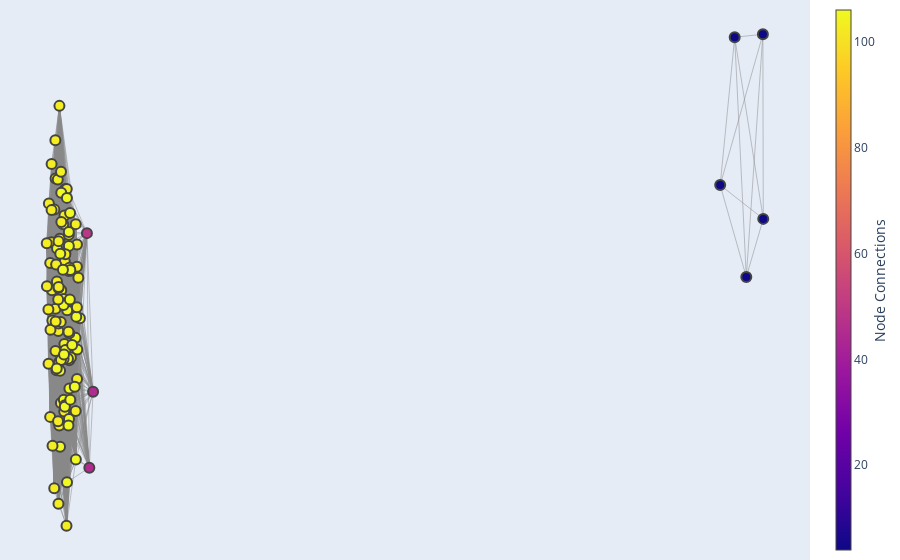

Write notebook code for a chart like this one.
### Code cell
import networkx as nx
import plotly.graph_objects as go

# Función para visualizar el grafo de manera interactiva usando Plotly
def plot_interactive_graph(G, pos):
    edge_x = []
    edge_y = []
    for edge in G.edges():
        x0, y0 = pos[edge[0]]
        x1, y1 = pos[edge[1]]
        edge_x.append(x0)
        edge_x.append(x1)
        edge_x.append(None)
        edge_y.append(y0)
        edge_y.append(y1)
        edge_y.append(None)

    edge_trace = go.Scatter(
        x=edge_x, y=edge_y,
        line=dict(width=0.5, color='#888'),
        hoverinfo='none',
        mode='lines')

    node_x = []
    node_y = []
    for node in G.nodes():
        x, y = pos[node]
        node_x.append(x)
        node_y.append(y)

    node_trace = go.Scatter(
        x=node_x, y=node_y,
        mode='markers',
        hoverinfo='text',
        marker=dict(
            showscale=True,
            size=10,
            colorbar=dict(
                thickness=15,
                title='Node Connections',
                xanchor='left',
                titleside='right'
            ),
            line_width=2))

    node_adjacencies = []
    node_text = []
    for node, adjacencies in enumerate(G.adjacency()):
        node_adjacencies.append(len(adjacencies[1]))
        node_text.append(f"# of connections: {len(adjacencies[1])}")

    node_trace.marker.color = node_adjacencies
    node_trace.text = node_text

    fig = go.Figure(data=[edge_trace, node_trace],
                    layout=go.Layout(
                        showlegend=False,
                        hovermode='closest',
                        margin=dict(b=0, l=0, r=0, t=0),
                        xaxis=dict(showgrid=False, zeroline=False, showticklabels=False),
                        yaxis=dict(showgrid=False, zeroline=False, showticklabels=False))
                    )
    return fig

# Generar posiciones de los nodos usando el layout de Fruchterman-Reingold (también conocido como "spring layout")
pos = nx.spring_layout(G, seed=42)
# Visualizar el grafo de manera interactiva
plot_interactive_graph(G, pos).show()

### Figure 1 — Plotly figure (JSON) as saved in the notebook; plotly's stock layout.template omitted (floating-point values rounded to 4 significant figures; data arrays with more than 128 entries replaced by an {"elided": "..."} marker saying what was removed)
{"data": [{"hoverinfo": "none", "line": {"color": "#888", "width": 0.5}, "mode": "lines", "type": "scatter", "x": {"elided": "16506 float values"}, "y": {"elided": "16506 float values"}}, {"hoverinfo": "text", "marker": {"color": [103, 106, 103, 103, 4, 103, 106, 106, 106, 103, 4, 106, 103, 103, 103, 103, 106, 103, 103, 103, 103, 104, 103, 4, 103, 106, 106, 4, 104, 103, 103, 103, 103, 103, 103, 45, 106, 103, 103, 104, 103, 106, 103, 103, 106, 106, 103, 106, 103, 103, 103, 103, 103, 103, 103, 103, 106, 103, 4, 103, 103, 106, 103, 106, 106, 103, 104, 106, 106, 106, 49, 103, 103, 106, 103, 106, 106, 103, 106, 103, 103, 106, 103, 106, 106, 106, 103, 103, 106, 103, 106, 106, 106, 103, 103, 106, 106, 106, 103, 106, 103, 45, 106, 106, 106, 103, 103, 106, 106, 103, 106, 106], "colorbar": {"thickness": 15, "title": {"side": "right", "text": "Node Connections"}, "xanchor": "left"}, "line": {"width": 2}, "showscale": true, "size": 10}, "mode": "markers", "text": ["# of connections: 103", "# of connections: 106", "# of connections: 103", "# of connections: 103", "# of connections: 4", "# of connections: 103", "# of connections: 106", "# of connections: 106", "# of connections: 106", "# of connections: 103", "# of connections: 4", "# of connections: 106", "# of connections: 103", "# of connections: 103", "# of connections: 103", "# of connections: 103", "# of connections: 106", "# of connections: 103", "# of connections: 103", "# of connections: 103", "# of connections: 103", "# of connections: 104", "# of connections: 103", "# of connections: 4", "# of connections: 103", "# of connections: 106", "# of connections: 106", "# of connections: 4", "# of connections: 104", "# of connections: 103", "# of connections: 103", "# of connections: 103", "# of connections: 103", "# of connections: 103", "# of connections: 103", "# of connections: 45", "# of connections: 106", "# of connections: 103", "# of connections: 103", "# of connections: 104", "# of connections: 103", "# of connections: 106", "# of connections: 103", "# of connections: 103", "# of connections: 106", "# of connections: 106", "# of connections: 103", "# of connections: 106", "# of connections: 103", "# of connections: 103", "# of connections: 103", "# of connections: 103", "# of connections: 103", "# of connections: 103", "# of connections: 103", "# of connections: 103", "# of connections: 106", "# of connections: 103", "# of connections: 4", "# of connections: 103", "# of connections: 103", "# of connections: 106", "# of connections: 103", "# of connections: 106", "# of connections: 106", "# of connections: 103", "# of connections: 104", "# of connections: 106", "# of connections: 106", "# of connections: 106", "# of connections: 49", "# of connections: 103", "# of connections: 103", "# of connections: 106", "# of connections: 103", "# of connections: 106", "# of connections: 106", "# of connections: 103", "# of connections: 106", "# of connections: 103", "# of connections: 103", "# of connections: 106", "# of connections: 103", "# of connections: 106", "# of connections: 106", "# of connections: 106", "# of connections: 103", "# of connections: 103", "# of connections: 106", "# of connections: 103", "# of connections: 106", "# of connections: 106", "# of connections: 106", "# of connections: 103", "# of connections: 103", "# of connections: 106", "# of connections: 106", "# of connections: 106", "# of connections: 103", "# of connections: 106", "# of connections: 103", "# of connections: 45", "# of connections: 106", "# of connections: 106", "# of connections: 106", "# of connections: 103", "# of connections: 103", "# of connections: 106", "# of connections: 106", "# of connections: 103", "# of connections: 106", "# of connections: 106"], "type": "scatter", "x": [-0.06383, -0.03385, -0.04403, -0.04934, 0.9994, -0.05233, -0.02536, -0.04042, -0.06263, -0.06779, 0.9747, -0.04616, -0.05809, -0.05204, -0.05958, -0.0579, -0.04326, -0.02378, -0.06582, -0.0578, -0.06378, -0.05451, -0.05373, 0.9356, -0.04984, -0.04544, -0.02146, 0.9573, -0.03798, -0.05324, -0.02591, -0.04337, -0.0445, -0.06851, -0.02582, -0.007324, -0.03794, -0.05649, -0.06304, -0.04459, -0.05144, -0.03739, -0.04106, -0.05696, -0.03493, -0.0268, -0.04483, -0.05108, -0.06537, -0.03758, -0.02593, -0.05002, -0.05791, -0.07098, -0.05347, -0.07073, -0.02797, -0.05222, 1, -0.05771, -0.02571, -0.05559, -0.05978, -0.03774, -0.05112, -0.06829, -0.04968, -0.03731, -0.03921, -0.04378, -0.01095, -0.04317, -0.05336, -0.05078, -0.04632, -0.04581, -0.04933, -0.06235, -0.03712, -0.02767, -0.04146, -0.02747, -0.05389, -0.04304, -0.03809, -0.02908, -0.0278, -0.06591, -0.03645, -0.06373, -0.03692, -0.03575, -0.04072, -0.04917, -0.03853, -0.03305, -0.04583, -0.03797, -0.0497, -0.04082, -0.05577, -0.001702, -0.04389, -0.05604, -0.03855, -0.05348, -0.05412, -0.0452, -0.03611, -0.05325, -0.04674, -0.03585], "y": [0.009052, 0.004953, 0.006263, 0.002105, 0.03932, -0.008332, -0.006534, -0.000825, -0.002313, 0.0147, 0.004013, 0.0008063, 0.02391, 0.0289, 0.01381, -0.0006034, 0.007471, 0.003917, 0.006065, 0.01834, 0.01374, 0.01819, -0.003837, 0.01738, -0.01431, -0.01384, -0.001999, 0.03888, 0.004903, -0.002744, 0.005501, 0.0168, 0.01296, -0.0007027, 0.008729, -0.02371, 0.008507, -0.009537, 0.002087, -0.005714, 0.009568, -0.008097, 0.01682, 0.005837, -0.007686, -0.001781, -0.01553, -0.009606, -0.003655, 0.0004878, -0.0003734, -0.002545, -0.006759, 0.00891, -0.02897, 0.002676, -0.004838, -0.0176, 0.01247, -0.002447, -0.01081, 0.008151, -0.02669, -0.01662, -0.02068, -0.00861, 0.01933, -0.004169, -0.007882, -0.01465, 0.01039, 0.007331, 0.009231, 0.0074, 0.0117, -5.365e-05, 0.01628, -0.02053, -0.01219, 0.0117, -0.03216, -0.02252, 0.0007436, -0.006606, 0.01015, -0.01196, -0.01546, -0.01633, 0.0007448, 0.02044, 0.005359, 0.005027, -0.02582, 0.01201, -0.003958, -0.005873, -0.007927, 0.01056, -0.00804, 0.01552, 0.003376, -0.01269, -0.01485, -0.009281, -0.01759, 0.00243, -0.01697, -0.007259, 0.01331, 0.002544, 0.005076, -0.01382]}], "layout": {"hovermode": "closest", "margin": {"b": 0, "l": 0, "r": 0, "t": 0}, "showlegend": false, "xaxis": {"showgrid": false, "showticklabels": false, "zeroline": false}, "yaxis": {"showgrid": false, "showticklabels": false, "zeroline": false}}}
